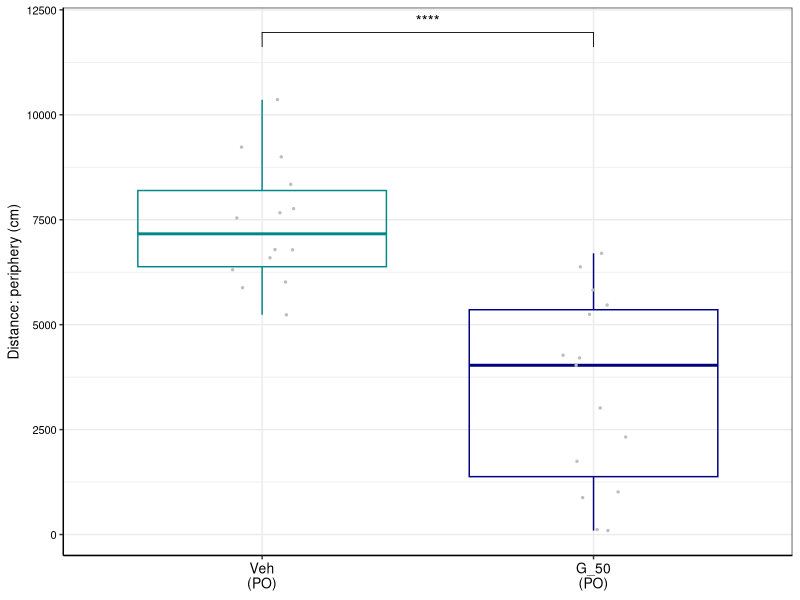
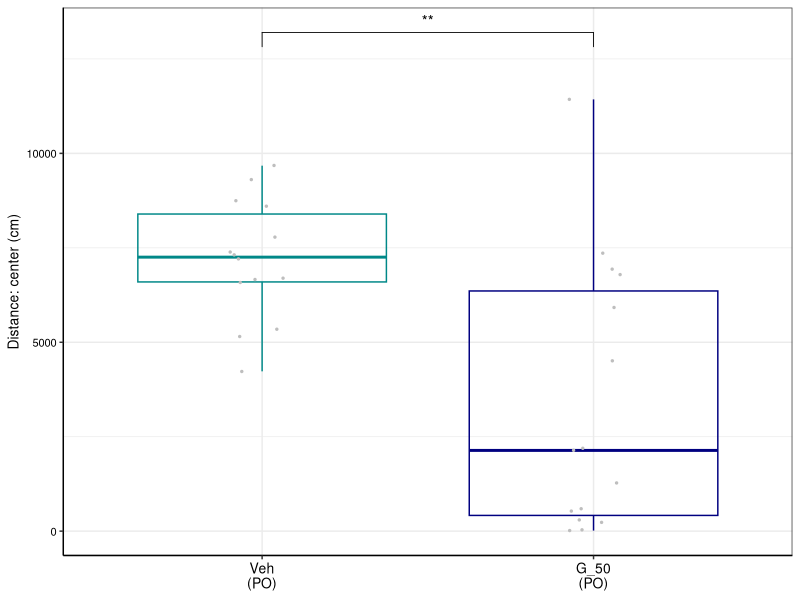
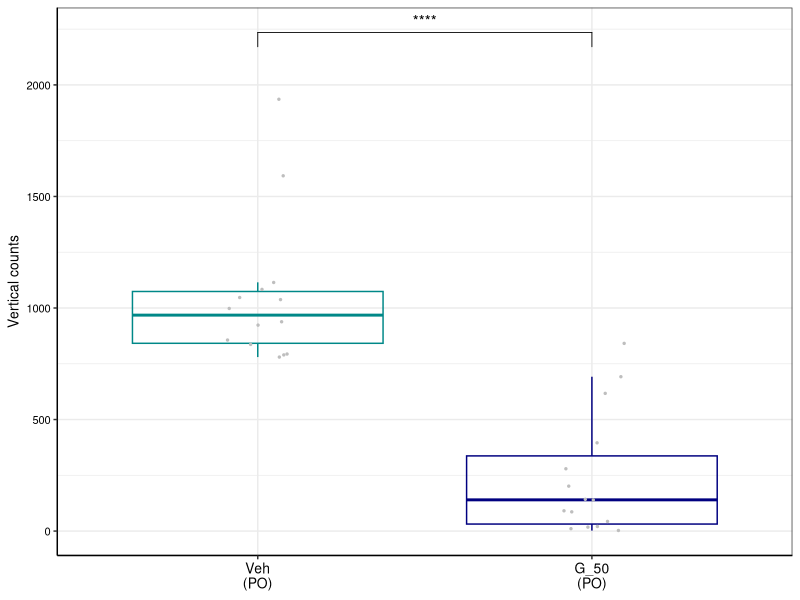
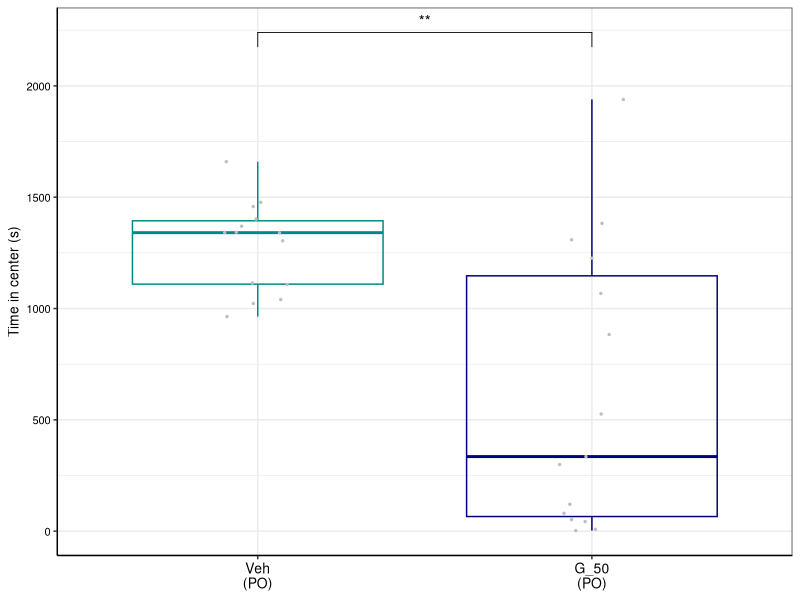
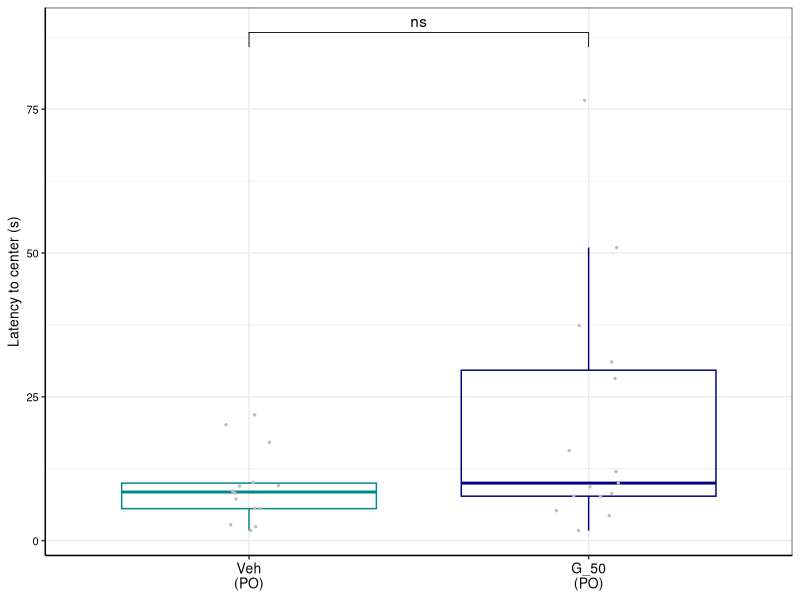

These charts were generated, in order, by the following R code:
## ---- chunk 1
library(dplyr)
library(ggplot2)
library(readxl)
library(ggpubr)
## ---- chunk 2
ac_data <- read_excel("Male cohort 3 - PO/Data to plot - cohort 3.xlsx", sheet = "AC_3")
ac_data$`Mouse Group` <- ifelse(ac_data$`Mouse Group` == 'Veh (PO)', 'Veh\n(PO)', 'G_50\n(PO)')
ac_data$`Mouse Group` <- factor(ac_data$`Mouse Group`,
                                levels = c('Veh\n(PO)',
                                           'G_50\n(PO)'))
## ---- chunk 3
plotting_func <- function(df, variable, ylab,
                          fname, wid = 1.75, ht = 1.5) {
  df <- dplyr::filter(df, Measure == variable)
  ggplot(df, aes(x=`Mouse Group`, y=Value)) +
    geom_boxplot(aes(color = `Mouse Group`), fill = NA, outlier.shape = NA, linewidth = 0.5) +
    geom_point(color = "grey", position = position_jitter(width = 0.1), size = 0.5) +
    scale_color_manual(values = c("Veh\n(PO)" = "#008888", "G_50\n(PO)" = "#000080")) +
    stat_compare_means( method = "t.test", label = "p.signif", comparisons = list(c("Veh\n(PO)", "G_50\n(PO)")), hide.ns = FALSE) +
    theme_bw() +
    theme(legend.position = "none",
      axis.line = element_line(color='black'),
      axis.text.y = element_text(size = 8, color = 'black'),
      axis.text.x = element_text(size = 10, color = 'black'),
      axis.title.y = element_text(size = 10, color = 'black'),
      axis.title.x = element_blank()) +
    labs(y = ylab) + expand_limits(y = max(df$Value) * 1.1)
  
  ggsave(fname, width = wid, height = ht)
}
## ---- chunk 4
# "Total distance moved (periphery)"
plotting_func(ac_data, "Total distance moved (periphery)",
              "Distance: periphery (cm)", "Male cohort 3 - PO/ac_tot_dist_moved_periphery.pdf")

# "Total distance moved (center)"
plotting_func(ac_data, "Total distance moved (center)",
              "Distance: center (cm)", "Male cohort 3 - PO/ac_tot_dist_moved_center.pdf")

# "Total vertical counts (periphery + center)"
plotting_func(ac_data, "Total vertical counts (periphery + center)",
              "Vertical counts", "Male cohort 3 - PO/ac_tot_vert_counts_periphery_and_center.pdf")

# "Total time in center"
plotting_func(ac_data, "Total time in center",
              "Time in center (s)", "Male cohort 3 - PO/ac_tot_time_in_center.pdf")

# "Latency to center"
plotting_func(ac_data, "Latency to center",
              "Latency to center (s)", "Male cohort 3 - PO/ac_latency_to_center.pdf")
## ---- chunk 5
stat_calculator <- function(measure) {
  filtered <- dplyr::filter(ac_data, Measure == measure)
  return(t.test(dplyr::filter(filtered, `Mouse Group` == 'Veh\n(PO)')$Value,
       dplyr::filter(filtered, `Mouse Group` == 'G_50\n(PO)')$Value))
}

for (meas in unique(ac_data$Measure)) {
  print(meas)
  print(stat_calculator(meas))
}
